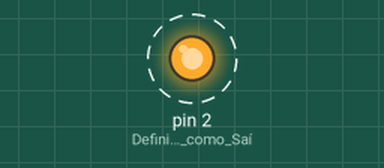
The sketch below on a simulated Arduino Uno, built with avr-gcc and run on an emulated ATmega328P. On the bench: output pins drawn as LEDs (lit = HIGH). Dashed ring = blinking.

Above: at 0.5 s.
Timing chart, 0 to 4.6 s (numbered marks = the images above):
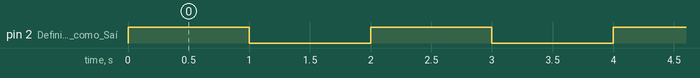

The sketch:

blink.ino
```cpp
void setup() {
    pinMode(2,OUTPUT);
}

void loop() {
    digitalWrite(2,HIGH);
    delay(1000);
    digitalWrite(2,LOW);
    delay(1000);

}
```

MEDIA_E_SOMA_DAS_NOTAS.ino.cpp
```cpp
/*

Nome do desenvolvedor: Lucas Cabral
Versão: 0.1
Data de criação: 20/01/2021
Última manutenção: 20/01/2021

Este programa realiza: efetua o cálculo da média de duas notas. É validado se o aluno está Aprovado (caso a nota seja maior ou igual 5)
ou se está Reprovado (caso a nota seja menor que 5). Se o aluno for Aprovado, um LED VERDE irá piscar, exibindo uma mensagem no Monitor
Serial ("Você foi aprovado!"). Caso o aluno seja Reprovado, um LED VERMELHO irá piscar, exibindo uma mensagem no Monitor Serial
("Você foi reprovado!").

*/

float n1, n2, soma, media; // Variáveis do programa

void setup () {

    Serial.begin(9600); // Inicia o Monitor Serial
    pinMode(2, OUTPUT); // Definir o Pino 2 como Saída
    pinMode(3, OUTPUT); // Definir o Pino 3 como Saída
}

void loop () {

    // Define o valor para a variável n1 (primeira nota) e a exibe no Monitor Serial
    n1 = 8,5;
    Serial.print("- Primeira nota: ");
    delay(1000);
    Serial.print(n1);
    delay(1000);
    Serial.println(" ");

    // Define o valor para a variável n2 (segunda nota) e a exibe no Monitor Serial
    n2 = 3,0;
    Serial.print("- Segunda nota: ");
    delay(1000);
    Serial.print(n2);
    delay(1000);
    Serial.println(" ");

    // Executa a soma das notas e a exibe no Monitor Serial
    soma = n1 + n2;
    Serial.print("- Soma das notas: ");
    delay(1000);
    Serial.print(soma);
    delay(1000);
    Serial.println(" ");

    // Executa a média das notas e a exibe no Monitor Serial
    media = soma/2;
    Serial.print("- Media entre as notas: ");
    delay(1000);
    Serial.print(media);
    delay(1000);
    Serial.println(" ");
    Serial.println(" ");

    // Verifica se a nota foi inferior a 5
    if (media<=5 ) {
    Serial.print("Voce foi reprovado!"); // Mensagem exibida no Monitor Serial
    Serial.println(" ");
    Serial.println(" ");

    // Pisca o led em um intervalo de 0.5seg
    digitalWrite(2, HIGH);
    delay(500);
    digitalWrite(2, LOW);
    delay(500);
}
    // Caso a nota seja maior que 5
    else {
    Serial.print("Voce foi aprovado!"); // Mensagem exibida no Monitor Serial
    Serial.println(" ");
    Serial.println(" ");

    // Pisca o led em um intervalo de 0.5seg
    digitalWrite(3, HIGH);
    delay(500);
    digitalWrite(3, LOW);
    delay(500);
}
    delay(3000);
}
```

MONITORAMENTO_DE_TEMPERATURA.ino.cpp
```cpp
/*
Nome do desenvolvedor: Lucas Cabral
Versão: 0.1
Data de criação: 19/01/2021
Última manutenção: 19/01/2021

Este programa realiza: desenvolvido para efetuar a leitura de uma variável 'temperatura', verificando o valor contido nela, piscando assim
um dos leds.
LED VERDE - Temperatura menor ou igual a 25º
LED AMARELO - Temperatura maior que 25°C E menor ou igual a 70°C
LED VERMELHO - Temperatura maior que 70°C

*/

float temperatura;

void setup()
{
    pinMode(2, OUTPUT); // Definir o Pino 2 como Saída
    pinMode(3, OUTPUT); // Definir o Pino 3 como Saída
    pinMode(4, OUTPUT); // Definir o Pino 4 como Saída

    Serial.begin(9600); // Inicia o Monitor de Serial
}

void loop()
{
  // Defina os valores para as variáveis.
  temperatura = 71;

  // Exibe no Monitor Serial o valor para temperatura
  Serial.print("A temperatura encontrada foi de: ");
  delay(1000);
  Serial.print(temperatura);
  Serial.print(" graus Celsius");
  delay(1000);
  Serial.println(" ");

  // Verifica se a temperatura está abaixo de 25°C
  if (temperatura <=25) {
  Serial.print("A temperatura e considerada ideal!");
  Serial.println(" ");
  Serial.println(" ");
  // Pisca o LED Verde com um intervalo de 0,5 segundos
  digitalWrite(2, HIGH);
  delay(500);
  digitalWrite(2, LOW);
  delay(500);
}
  // Verifica se a temperatura está entre 25°C e 70°C
  if (temperatura >25 && temperatura <=70) {
  Serial.print("A temperatura e considerada um pouco acima do ideal!");
  Serial.println(" ");
  Serial.println(" ");
  // Pisca o LED Amarelo com um intervalo de 0,5 segundos
  digitalWrite(3, HIGH);
  delay(500);
  digitalWrite(3, LOW);
  delay(500);
}
  // Verifica se a temperatura está acima de 70°C
  if (temperatura >70) {
  Serial.print("A temperatura e considerada muito acima do ideal!");
  Serial.println(" ");
  Serial.println(" ");
  // Pisca o LED Vermelho com um intervalo de 0,5 segundos
  digitalWrite(4, HIGH);
  delay(500);
  digitalWrite(4, LOW);
  delay(500);
}
  delay(1000);
}
```

Measured:
- by itself, pin 2 (Definir_o_Pino_2_como_Saí): alternates HIGH for 1.0 s and LOW for 1.0 s
